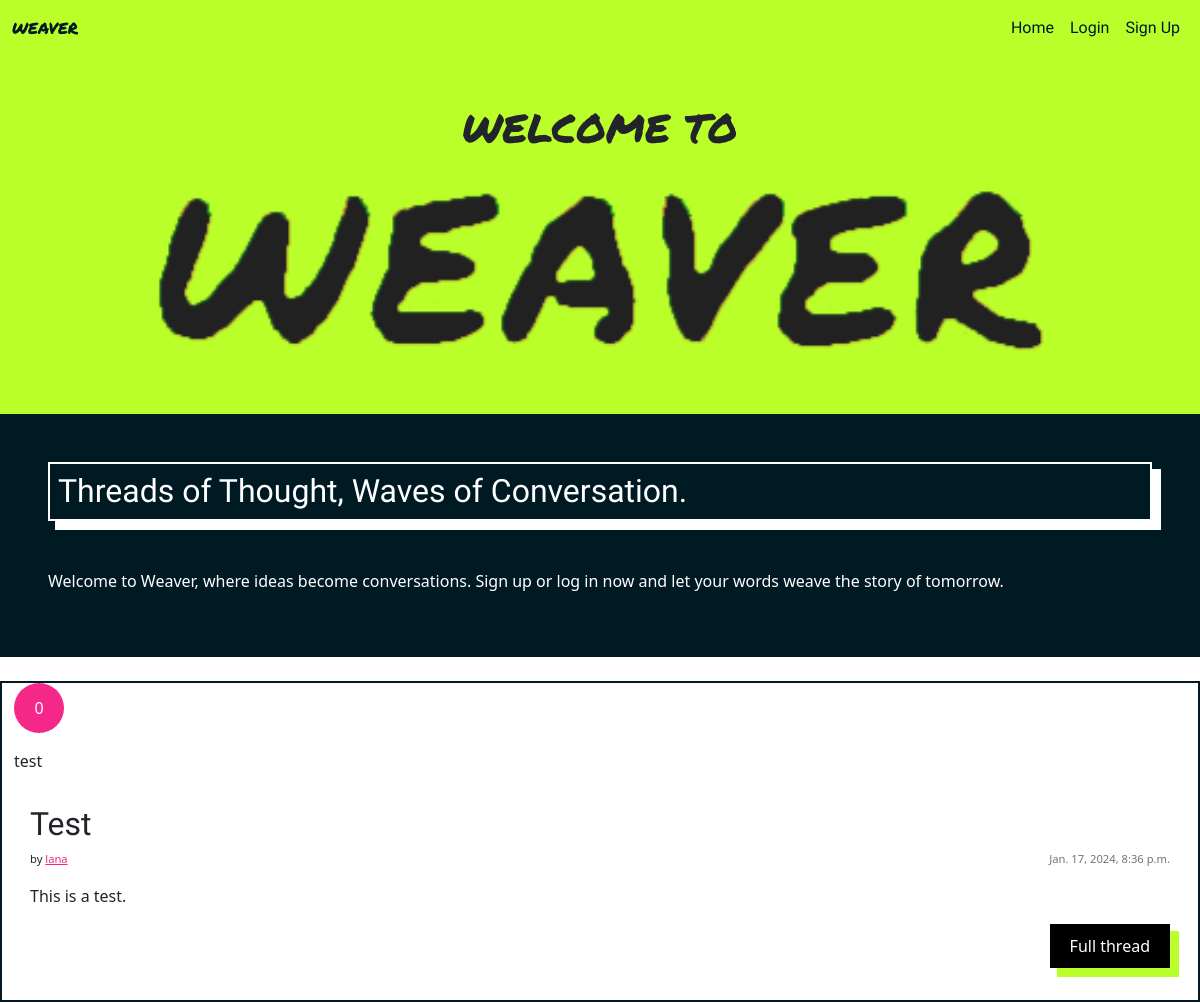
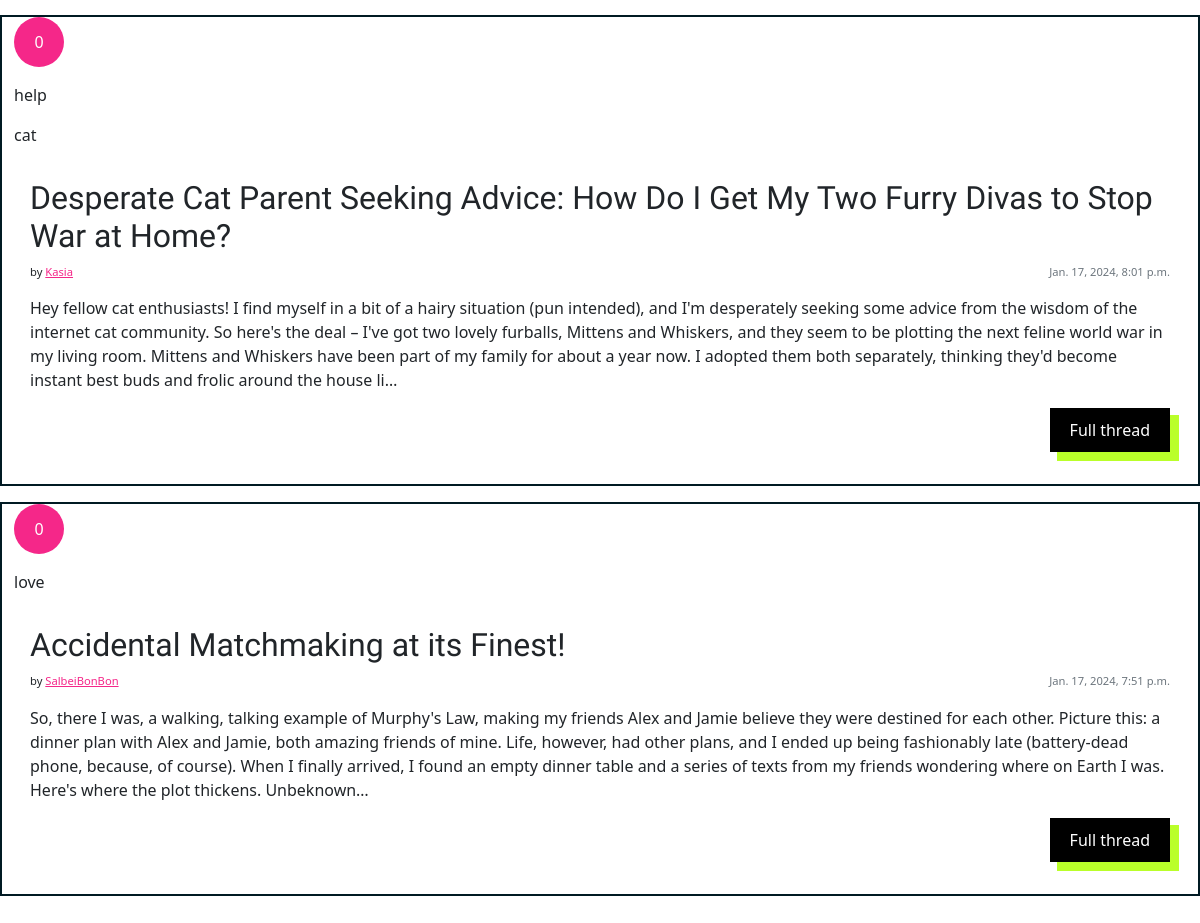
The page / on the database its author committed (2 pictures, top to bottom).
### weave_manager/models.py (models this page shows, shortened)
class Thread(models.Model):
    title = models.CharField(max_length=200, unique=True)
    slug = models.SlugField(max_length=200, unique=True)
    author = models.ForeignKey(settings.AUTH_USER_MODEL,
        on_delete=models.CASCADE, related_name="posts")
    content = models.TextField()
    created_on = models.DateTimeField(auto_now_add=True)
    status = models.IntegerField(choices=STATUS, default=0)
    votes = models.IntegerField(default=0)
    tags = TaggableManager()
    class Meta:
        ordering = ["-created_on"]

### authentication/models.py (models this page shows)
class User(AbstractUser):
    bio = models.CharField(max_length=200, unique=False)
    created_on = models.DateTimeField(auto_now_add=True)
    profile_pic = models.ImageField(null=True, blank=True)

### weave_manager/views.py (the view)
# urls.py: path('', views.GlobalTimeline.as_view(), name='home'),
class GlobalTimeline(generic.ListView):
    queryset = Thread.objects.all()
    template_name = "index.html"
    paginate_by = 6

### weave_manager/templates/index.html (shortened to what this page needs)
{% extends "base.html" %}
{% block content %}
<div class="container-fluid text-center mx-auto bg-hl py-5">
    <h1 class="text-uppercase font-marker">Welcome to</h1>
    <IMG SRC="static/img/weaver-green.gif" alt="weaver" class="header-gif">
</div>
<div class="banner-content p-5">
    <h2 class="banner-box p-2">Threads of Thought, Waves of Conversation.</h2>
    <p class="mt-5">Welcome to Weaver, where ideas become conversations. Sign up or log in now and let your words weave the story of tomorrow.</p>
</div>
<div class="container-fluid">
    <div class="row">
        <div class="mt-3 left">
            <div class="row">
                {% for thread in thread_list %}
                <div class="card my-2 ">
                    <p class="circle">{{ thread.votes }}</p>
                    {% for tag in thread.tags.all %}
                    <p>{{ tag }}</p>
                    {% endfor %}
                    <div class="card-body d-flex flex-column">
                        <h2 class="card-title">{{ thread.title }}</h2>
                        <div class="d-flex flex-row justify-content-between">
                            <p class="fs-7">by <a href="#">{{ thread.author }}</a></p>
                            <p class="card-text text-muted fs-7">{{ thread.created_on}}
                        </div>
                        <p class="card-text">{{ thread.content|truncatechars:500 }}</p>
                        <a href="#" class="neon-button align-self-end">Full thread</a>
                    </div>
                </div>
                {% endfor %}
            </div>
        </div>
    </div>
</div>
{% endblock %}

### static/css/style.css (style rules this page uses)
:root { --color-text-dark: #001A23; --color-text-light: #FFFFFF; --color-highlight: #BAFF2A; --color-background: #FFFFFF; --color-background-highlight: #F52789; }
.header-gif { width: 80%; }
.banner-content { background-color: var(--color-text-dark); color: var(--color-text-light); }
.circle { background-color: var(--color-background-highlight); color: var(--color-text-light); width: 50px; height: 50px; line-height: 50px; text-align: center; border-radius: 50px; }
h1, h2, h3, h4 { font-family: 'Alatsi', sans-serif; text-wrap: pretty; }
a { color: var(--color-background-highlight); }
.bg-hl { background-color: var(--color-highlight); }
.banner-box { border: 2px solid var(--color-text-light); box-shadow: 8px 8px 0px 1px var(--color-text-light); }
.font-marker { font-family: 'Permanent Marker', cursive; }
.neon-button { background-color: black; color: white; padding: 10px 20px; text-decoration: none; text-decoration: transparent; -webkit-box-shadow: 8px 8px 0px 1px var(--color-highlight); box-shadow: 8px 8px 0px 1px var(--color-highlight); }
.fs-7 { font-size: 0.7em; }
.card { border: 2px solid var(--color-text-dark); border-radius: 0; }

### rows shown on the page
Thread: votes "0", title "Test", author "lana", created_on "Jan. 17, 2024, 8:36 p.m.", content "This is a test."
Tag: name "test"
Thread: votes "0", title "Desperate Cat Parent Seeking Advice: How Do I Get My Two Furry Divas to Stop War at Home?", author "Kasia", created_on "Jan. 17, 2024, 8:01 p.m.", content "Hey fellow cat enthusiasts! I find myself in a bit of a hairy situation (pun intended), and I'm desperately seeking some advice from the wisdom of the internet cat community. So here's the deal – I've got two lovely furballs, Mittens and Whiskers, and they seem to be plotting the next feline world war in my living room. Mittens and Whiskers have been part of my family for about a year now. I adopted them both separately, thinking they'd become instant best buds and frolic around the house li…"
Tag: name "help"
Tag: name "cat"
Thread: votes "0", title "Accidental Matchmaking at its Finest!", author "SalbeiBonBon", created_on "Jan. 17, 2024, 7:51 p.m.", content "So, there I was, a walking, talking example of Murphy's Law, making my friends Alex and Jamie believe they were destined for each other. Picture this: a dinner plan with Alex and Jamie, both amazing friends of mine. Life, however, had other plans, and I ended up being fashionably late (battery-dead phone, because, of course). When I finally arrived, I found an empty dinner table and a series of texts from my friends wondering where on Earth I was. Here's where the plot thickens. Unbeknown…"
Tag: name "love"
